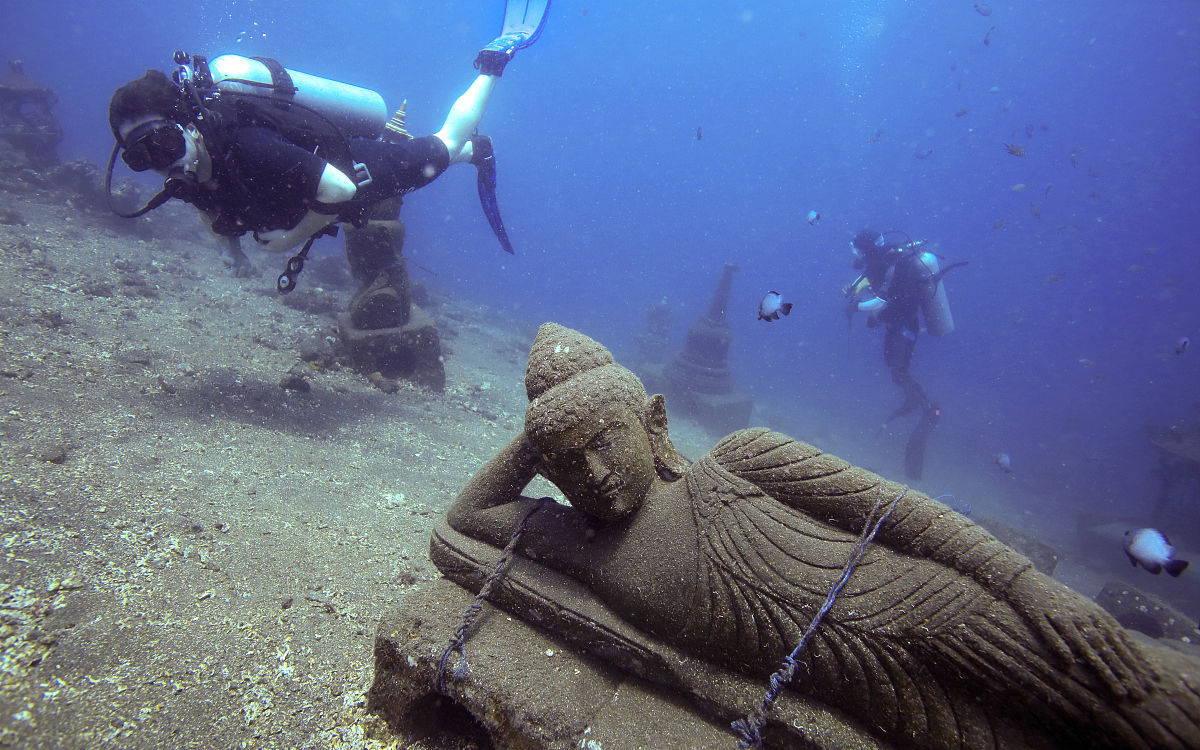
#> input picture depth maps/3_img_.png, 1200 x 750 px
$ python estimateDepth.py
#> lines starting #> are read from the running program, lines starting #| are printed output that depends on the picture
import cv2
import numpy as np

def estimate_underwater_depth(image_path):
    # Load the original image (Fig. 2a / Fig. 3a in image_38dd1a.png)
#> called with image_path = '3_img_.png'
    img = cv2.imread(image_path)
#> img is the input picture: shape (750, 1200, 3); mean B, G, R 142.4, 106.9, 94.1
    if img is None:
        print("Error: Could not load image.")
        return

    # Convert to grayscale for blurriness analysis
    gray = cv2.cvtColor(img, cv2.COLOR_BGR2GRAY)
    gray = gray.astype(np.float32) / 255.0

    # 1. Generate Blurriness Map (Representing Fig. 2b)
    # Using local variance as a measure of sharpness/blur
    mean = cv2.boxFilter(gray, -1, (15, 15))
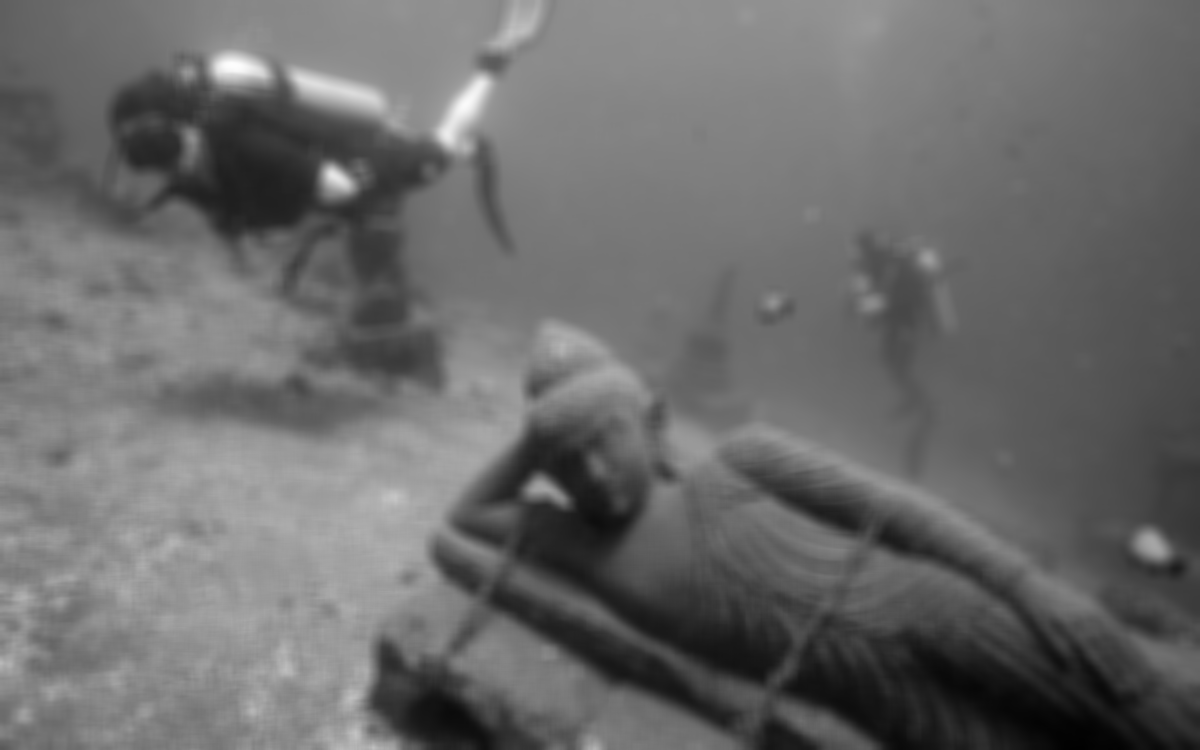
#> mean: shape (750, 1200) float32; min 0.00573, max 0.995, mean 0.42
    sq_mean = cv2.boxFilter(gray**2, -1, (15, 15))
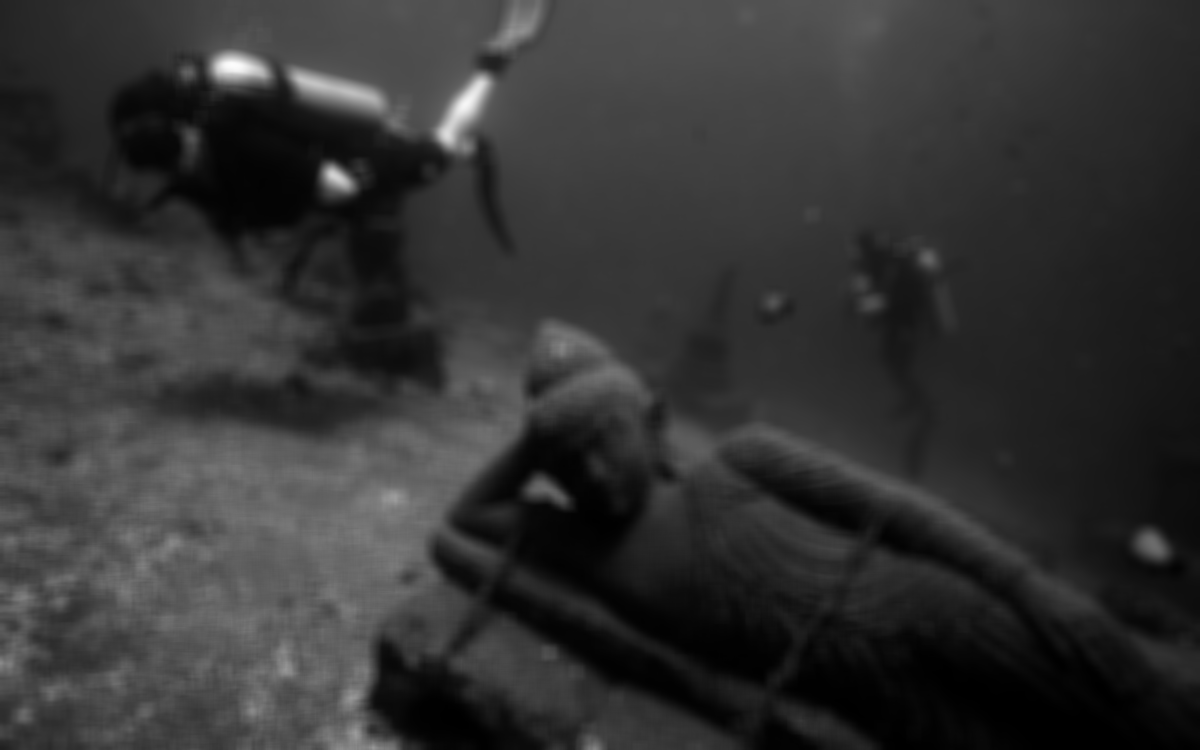
#> sq_mean: shape (750, 1200) float32; min 4.98e-05, max 0.991, mean 0.203
    variance = sq_mean - mean**2
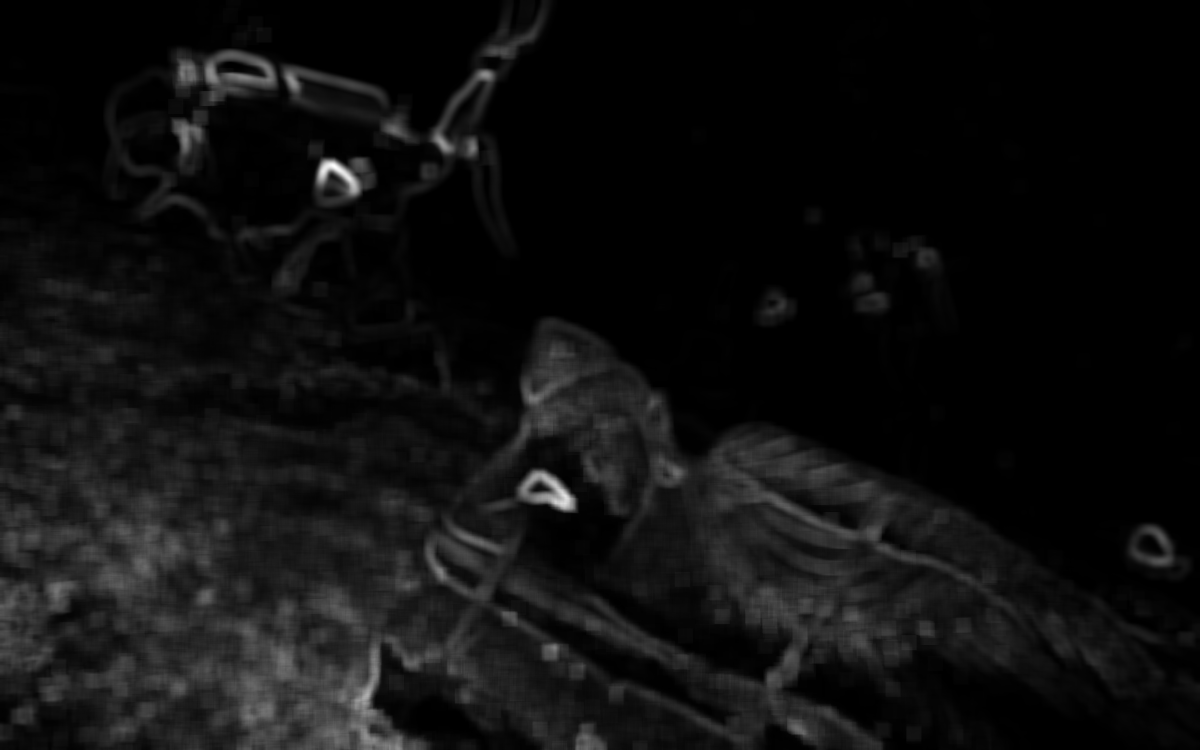
#> variance: shape (750, 1200) float32; min 2.64e-06, max 0.0988, mean 0.00606; drawn with min black and max white
    blur_map = cv2.normalize(variance, None, 0, 255, cv2.NORM_MINMAX)
    blur_map = 255 - blur_map.astype(np.uint8) # Invert so blurry = distant/white
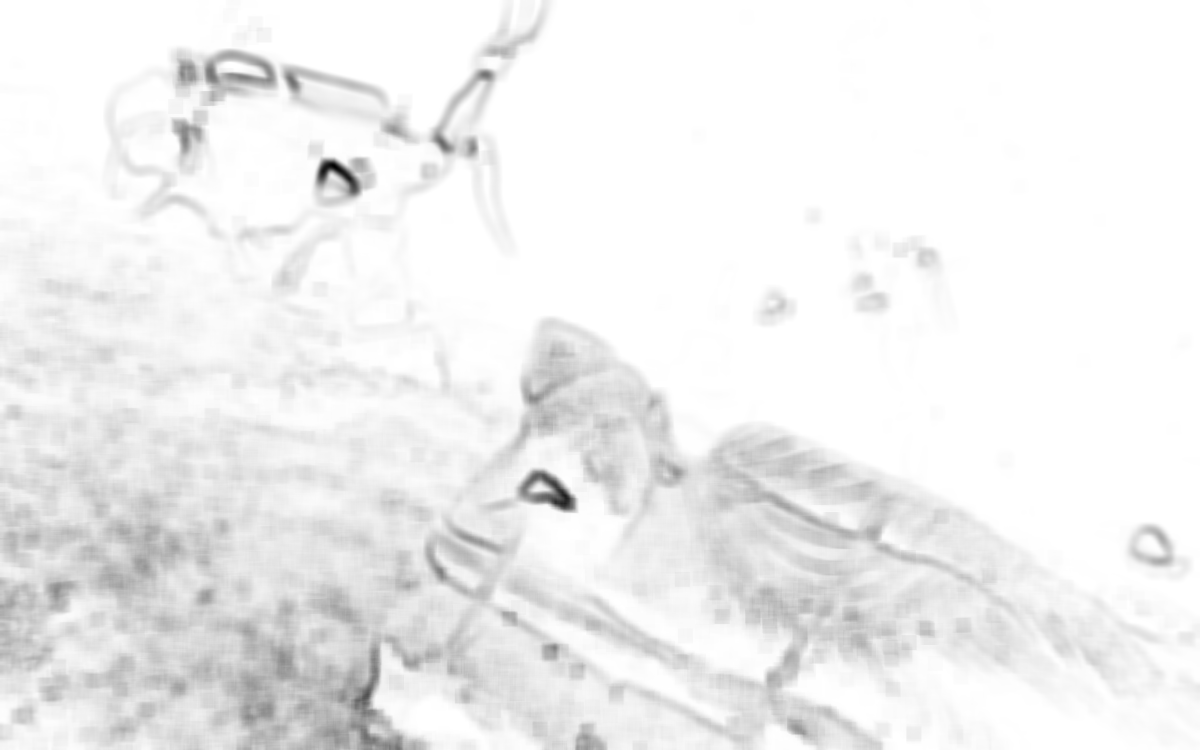
#> blur_map: shape (750, 1200); min 0, max 255, mean 239.8

    # 2. Rough Depth Map (Representing Fig. 2c)
    # Apply a Guided Filter or a large Gaussian blur to smooth the noise
    rough_depth = cv2.GaussianBlur(blur_map, (21, 21), 0)

    # 3. Refined Depth Map (Representing Fig. 2d)
    # Use morphological operations to solidify structures
    kernel = np.ones((5,5), np.uint8)
    refined_depth = cv2.morphologyEx(rough_depth, cv2.MORPH_CLOSE, kernel)
    refined_depth = cv2.equalizeHist(refined_depth)
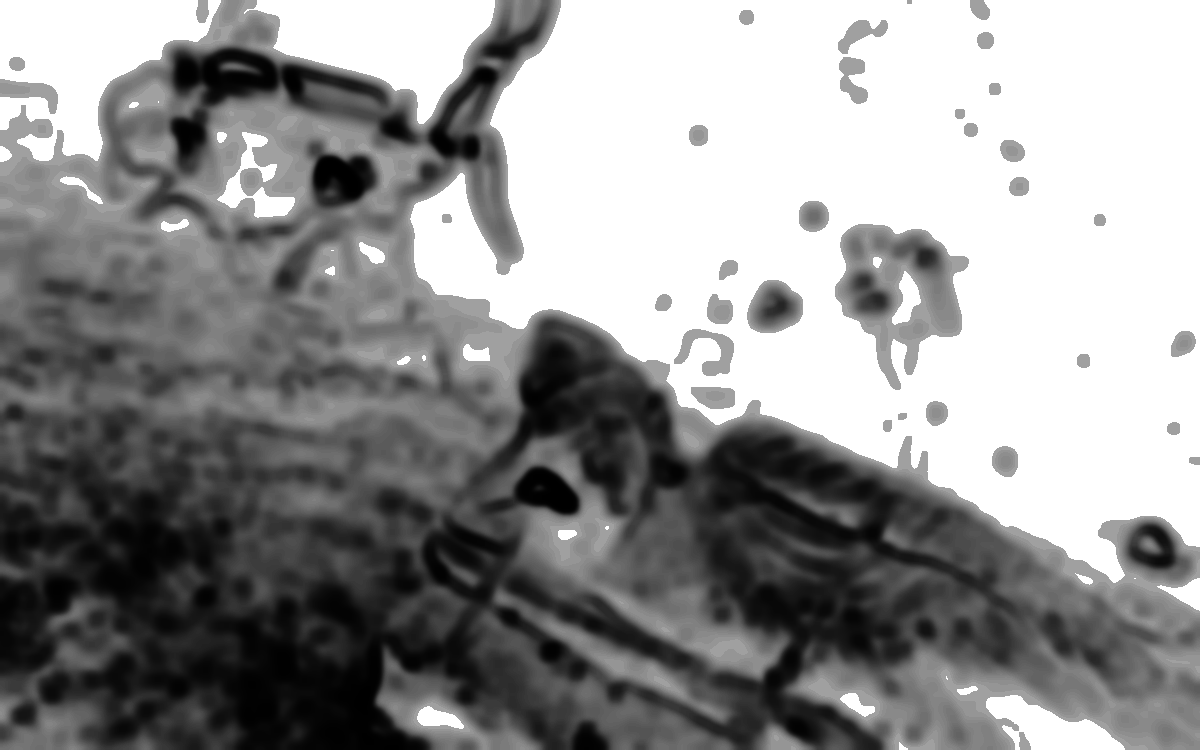
#> refined_depth: shape (750, 1200); min 0, max 255, mean 146.1

    # Save outputs for comparison
    cv2.imwrite('blur_map.png', blur_map)
    cv2.imwrite('rough_depth.png', rough_depth)
    cv2.imwrite('refined_depth.png', refined_depth)

    print("Depth maps generated successfully.")

# Reference the file verbatim as requested
estimate_underwater_depth("3_img_.png")
